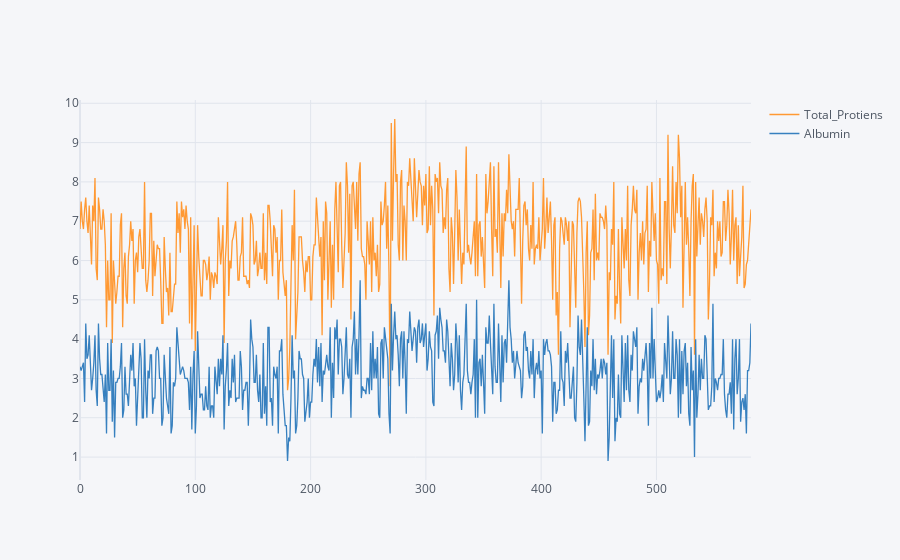

Write notebook code for a chart like this one.
### Code cell
data[['Total_Protiens','Albumin']].iplot()

### Figure 1 — Plotly figure (JSON) as saved in the notebook; plotly's stock layout.template omitted (floating-point values rounded to 4 significant figures; data arrays with more than 128 entries replaced by an {"elided": "..."} marker saying what was removed)
{"data": [{"line": {"color": "rgba(255, 153, 51, 1.0)", "dash": "solid", "shape": "linear", "width": 1.3}, "mode": "lines", "name": "Total_Protiens", "text": "", "type": "scatter", "x": {"elided": "583 int values"}, "y": {"elided": "583 float values"}}, {"line": {"color": "rgba(55, 128, 191, 1.0)", "dash": "solid", "shape": "linear", "width": 1.3}, "mode": "lines", "name": "Albumin", "text": "", "type": "scatter", "x": {"elided": "583 int values"}, "y": {"elided": "583 float values"}}], "layout": {"legend": {"bgcolor": "#F5F6F9", "font": {"color": "#4D5663"}}, "paper_bgcolor": "#F5F6F9", "plot_bgcolor": "#F5F6F9", "title": {"font": {"color": "#4D5663"}}, "xaxis": {"gridcolor": "#E1E5ED", "showgrid": true, "tickfont": {"color": "#4D5663"}, "title": {"font": {"color": "#4D5663"}, "text": ""}, "zerolinecolor": "#E1E5ED"}, "yaxis": {"gridcolor": "#E1E5ED", "showgrid": true, "tickfont": {"color": "#4D5663"}, "title": {"font": {"color": "#4D5663"}, "text": ""}, "zerolinecolor": "#E1E5ED"}}}
